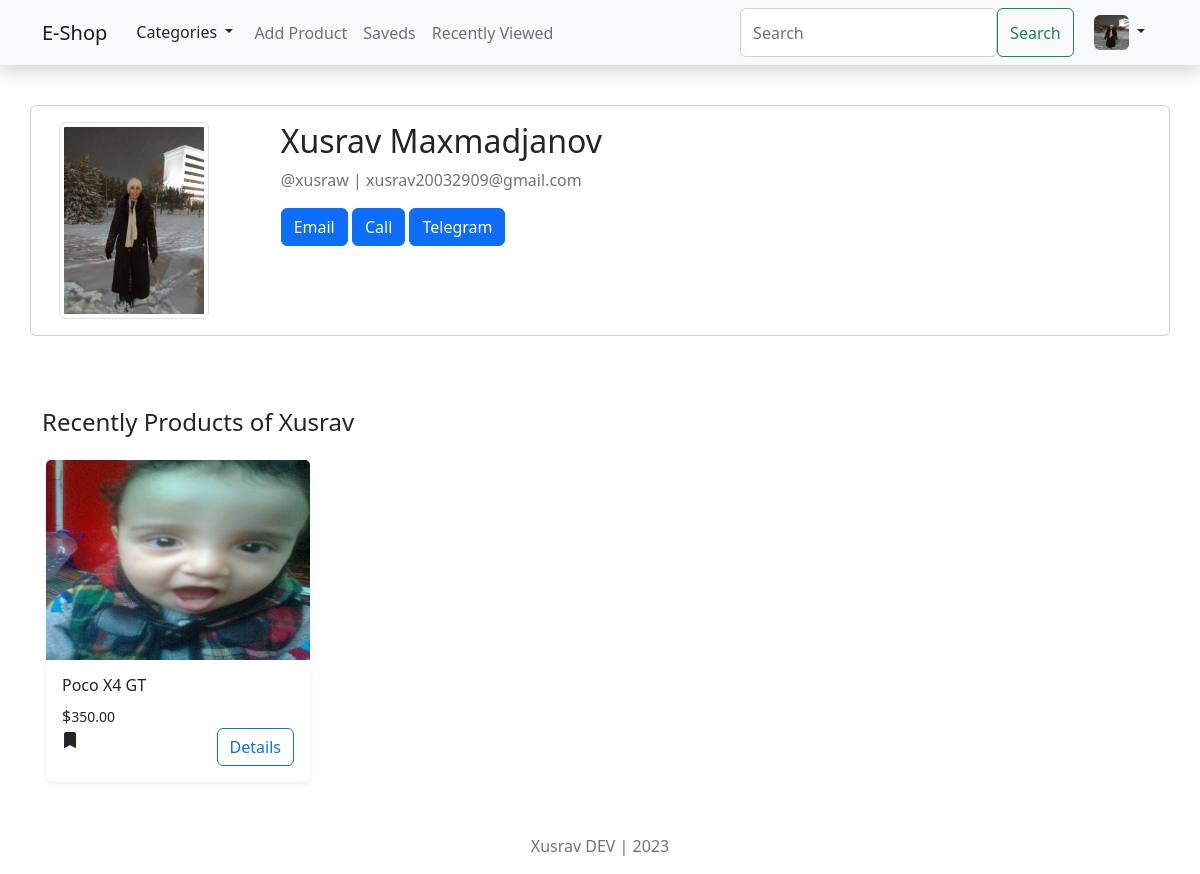
The app's page /users/profile/xusraw/ (signed in) with its own data.
### users/models.py (models this page shows, shortened)
class CustomUser(AbstractUser):
    phone = models.CharField(max_length=15)
    username = models.CharField(max_length=50, unique=True)
    img = models.ImageField(upload_to='avatars/', default='avatars/default.png')

### products/models.py (models this page shows, shortened)
class Product(models.Model):
    author = models.ForeignKey(CustomUser, on_delete=models.CASCADE)
    category = models.ForeignKey(Category, on_delete=models.CASCADE)
    title = models.CharField(max_length=150)
    description = models.TextField()
    price = models.DecimalField(max_digits=10000000, decimal_places=2)
    address = models.CharField(max_length=300)
    number = models.CharField(max_length=15)
    telegram = models.CharField(max_length=50)
    date = models.DateTimeField(auto_now_add=True)

class ProductImage(models.Model):
    product = models.ForeignKey(Product, on_delete=models.CASCADE)
    image = models.ImageField(upload_to='product_images/')

### users/views.py (the view)
# urls.py: path('profile/<str:username>/', Profile.as_view(), name='profile'),
class Profile(View):
    def get(self, request, username):
        user = get_object_or_404(CustomUser, username=username)
        return render(request, 'profile.html', context={
            'user': user
        })

### commerce/views.py (called while the page is built)
def get_category(request):
    categories = Category.objects.all()
    return {'categories': categories}

### templates/profile.html (shortened to what this page needs)
{% extends 'base.html' %}
{% block content %}
    <div class="container">
        <br>
        <div class="row">
            <br>
            <div class="col-12 card mt-3">
                <div class="row">
                    <div class="col-2 m-3">
                        <img class="img-thumbnail" width="150" height="150" src="{{ user.img.url }}"
                             alt="profile image">
                    </div>
                    <div class="col-8 m-3">
                        <h2>{{ user.get_full_name }}</h2>
                        <p class="text-muted">@{{ user.username }} | {{ user.email }}</p>
                        <a class="btn btn-primary" href="mailto:{{ user.email }}">Email</a>
                        <a class="btn btn-primary" href="tel:{{ user.phone }}">Call</a>
                        <a class="btn btn-primary" href="https://t.me/{{ user.username }}">Telegram</a>
                    </div>
                </div>
            </div>
        </div>
    </div>
    <br>
    <br>
    <div class="container">
        <div class=" w-100 mt-4">
            <h4 class="d-block">Recently Products of {{ user.first_name }}</h4>
            <div class="d-flex flex-wrap justify-content-between">
                {% for product in user.product_set.all %}
                    <div class="card border border-0 shadow-sm d-inline-block m-1 mt-3" style="width: 16.5rem;">
                        {% if product.productimage_set.exists %}
                            <img height="200" class="card-img-top" src="{{ product.productimage_set.first.image.url }}"
                                 alt="">
                        {% else %}
                            <img height="200" class="card-img-top" src="images/14pro2.jfif" alt="">
                        {% endif %}
                        <div class="card-body">
                            <h6 class="align-center card-title">{{ product.title }}</h6>
                            <span class="center card-text">$<small>{{ product.price }}</small></span>
                            <div class="buttons d-flex flex-wrap justify-content-between ">
                                <i class="bi bi-bookmark-fill"></i>
                                <a href="#" class="btn btn-outline-primary">Details</a>
                            </div>
                        </div>
                    </div>
                {% endfor %}
            </div>
        </div>
    </div>
{% endblock %}

### templates/base.html (shortened to what this page needs)
{% load static %}
<!DOCTYPE html>
<html lang="en">
<head>
    <link rel="stylesheet" type="text/css" href="{% static 'style.css' %}">
    <link rel="stylesheet" href="https://cdn.jsdelivr.net/npm/bootstrap-icons@1.3.0/font/bootstrap-icons.css">
</head>
<body>
<nav class="shadow navbar navbar-expand-lg bg-light">
    <div class="container">
        <a class="navbar-brand" href="/">E-Shop</a>
        <div class="collapse navbar-collapse" id="navbarContent">
            <ul class="navbar-nav me-auto mb-2 mb-lg-0">
                <li class="nav-tem">
                    <div class="btn-group">
                        <button type="button" class="btn  dropdown-toggle" data-bs-toggle="dropdown"
                                data-bs-display="static" aria-expanded="false">
                            Categories
                        </button>
                    </div>
                </li>
                <li class="nav-item">
                    <a class="nav-link" href="#">Add Product</a>
                </li>
                <li class="nav-item">
                    <a class="nav-link" href="#">Saveds</a>
                </li>
                <li class="nav-item">
                    <a class="nav-link" href="#">Recently Viewed</a>
                </li>
            </ul>
            <div class="btn-group">
                <form class="d-flex " role="search">
                    <input class="form-control" name="q" type="search" placeholder="Search" aria-label="Search">
                    <button class="btn btn-outline-success me-2" type="submit">Search</button>
                </form>
                {% if request.user.is_authenticated %}
                    <button type="button" class="btn dropdown-toggle" data-bs-toggle="dropdown"
                            data-bs-display="static"
                            aria-expanded="false">
                        <img src="{{ user.img.url }}" width="35" height="35" class="rounded" alt="">
                    </button>
                {% else %}
                    <a href="{% url 'login' %}" class="btn btn-outline-primary">Login</a>
                    <a href="{% url 'signup' %}" class="btn btn-outline-secondary">SignUp</a>
                {% endif %}
            </div>
        </div>
    </div>
</nav>
{% block content %}
{% endblock %}
<div class="footer m-5 mb-3 ">
    <center class="text-muted">Xusrav DEV | 2023</center>
</div>
</body>
</html>

### records on screen
CustomUser: img (picture), get_full_name "Xusrav Maxmadjanov", username "xusraw", email "xusrav20032909@gmail.com", first_name "Xusrav"
Product: productimage_set.first.image (picture), title "Poco X4 GT", price "350.00"
